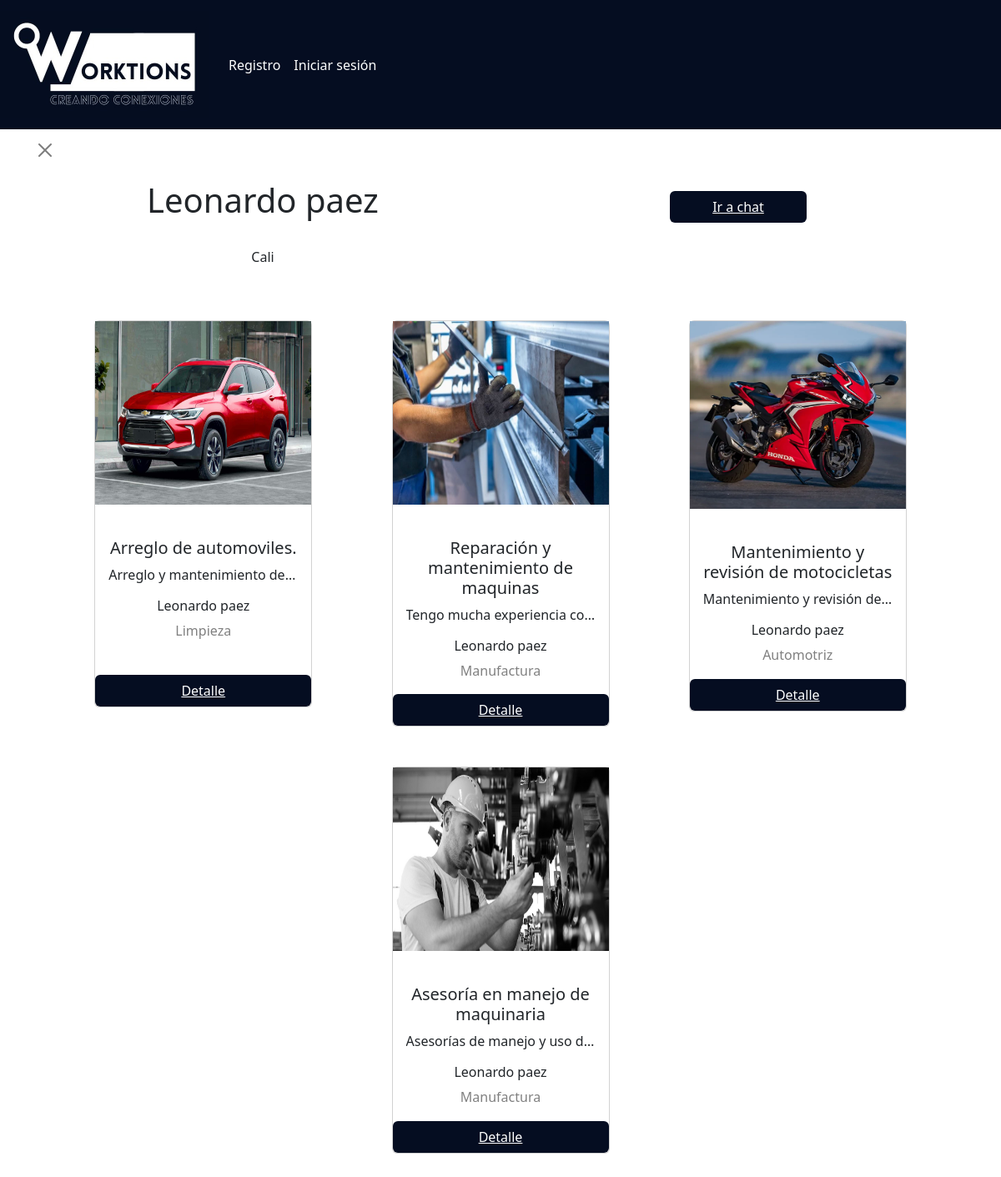
Page /user/profile/74859612/ on the earlier database version.
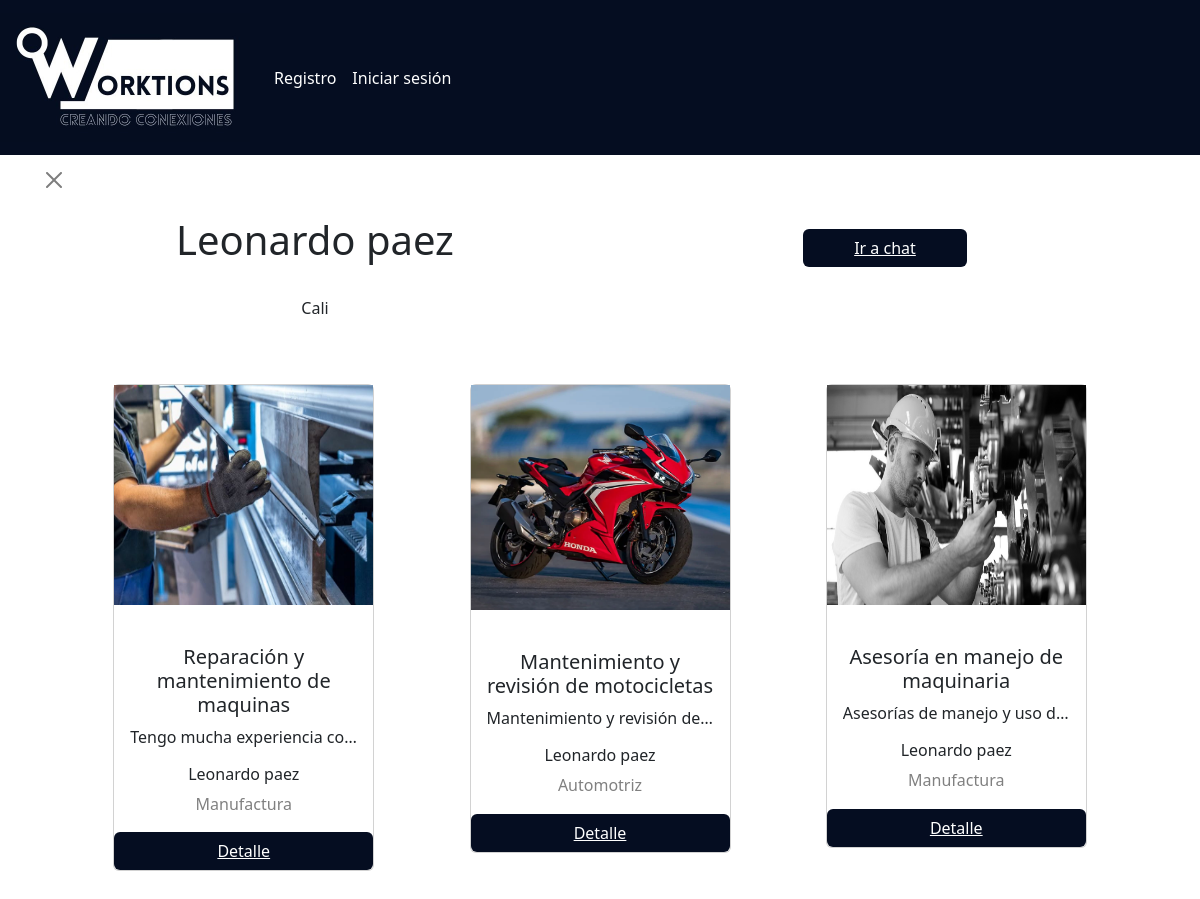
Same page on the later database version.
### Modules/Services/models.py (models this page shows, shortened)
class Service(models.Model):
    id = models.BigAutoField(primary_key=True)
    title= models.CharField(max_length= 50, default='')
    user = models.ForeignKey(User,to_field='id', null= False, blank=False, on_delete=models.CASCADE)
    category = models.CharField(max_length=100, default='', null= False, blank=False)
    description = models.CharField(max_length = 250, default='')
    images = models.ImageField(upload_to="media/services/images", null=True)

class User(AbstractBaseUser):
    username = models.CharField('Nombre de usuario',unique = True, max_length=100)
    email = models.EmailField('Correo Electrónico', max_length=254,unique = True)
    name = models.CharField('Nombres', max_length=200, null=True)
    id = models.CharField(max_length=15, primary_key=True)
    date_of_birth = models.DateField(null=True)
    address = models.CharField(max_length = 50, null=True)
    city = models.CharField(max_length =20, null=True)
    barrio = models.CharField(choices=BARRIOS_MED, default="------", max_length=200)
    phone = models.CharField(max_length =15, null=True)
    gender = models.CharField(max_length=15, null=True)
    usuario_activo = models.BooleanField(default = True)
    usuario_administrador = models.BooleanField(default = False)
    objects = UserManager()
    USERNAME_FIELD = 'username'
    REQUIRED_FIELDS = ['name','email', 'id', 'city']
    def __str__(self) -> str:
        return f'{self.name}'

### Modules/Services/views.py (the view)
# urls.py: path('user/profile/<str:pk>/', servicesViews.userDetail.user_detail_view, name='user-detail'),
    def user_detail_view(request, pk):
        try:
            user = User.objects.get(pk=pk)
            services = Service.objects.filter(user=user.id)
        except User.DoesNotExist:
            raise Http404("Este usuario no existe")
        return render(
            request,
            'user_detail.html',
            context={'user_info': user, 'services': services}
        )

### Modules/Services/templates/user_detail.html (shortened to what this page needs)
{% extends 'base.html' %}
{% block content %}
<br>
<br>
<br>
<br>
<br>
<body>
    <div class="container text-center">
        <div class="row">
            <div class="col-6">
                <br>
                <br>
                <button type="button" class="btn-close" aria-label="Close" style="align-items: start; display: flex;" onclick="window.history.back()"></button>
                <br>
                <h1>{{user_info.name}}</h1>
                <br>
                <p>{{user_info.city}}</p>
                <br>
                <br>
            </div>
            <div class="col-6">
                <button type="button" class="btn" style="background-color: #050d21; color: white; width: 30%; margin-top: 20%;"><a href="{% url 'detailms' user_info.username %}" style="color: white;">Ir a chat</a></button>
                <br>
                <br>
            </div>
         </div>
                <div class="row" style="justify-content: space-evenly;">
                    {% for service in services %}
                        <div class="col-md-3">
                            <div class="card" >
                                <img src="{{service.images.url}}"style=" width: 100%; max-height: 225px; min-height: 220px;"/>
                                <br>
                                <div class="card-body" style="max-height: 300px; min-height: 180px;">
                                    <h5>{{service.title}}</h5>
                                    <p style="overflow: hidden; white-space: nowrap;text-overflow: ellipsis;">{{service.description}}</p>
                                    <h6>{{service.user}}</h6>
                                    <h7 style="color: grey";>{{service.category}}</h7>
                                </div>
                                <button type="button" class="btn" style="background-color: #050d21; color: white;"><a href="{% url 'service_detail' service.id %}" style="color: white;">Detalle</a></button>
                            </div>
                            <br>
                            <br>
                        </div>
                    {% if forloop.counter|divisibleby:"3" and not forloop.last %}
                      </div><div class="row" style="justify-content: space-evenly;">
                    {% endif %}
                  {% endfor %}
                </div>
    </div>
</body>
{% endblock %}

Differences in the rows shown:
removed Service: images (picture), title "Arreglo de automoviles.", description "Arreglo y mantenimiento de…", user "Leonardo paez", category "Limpieza"
